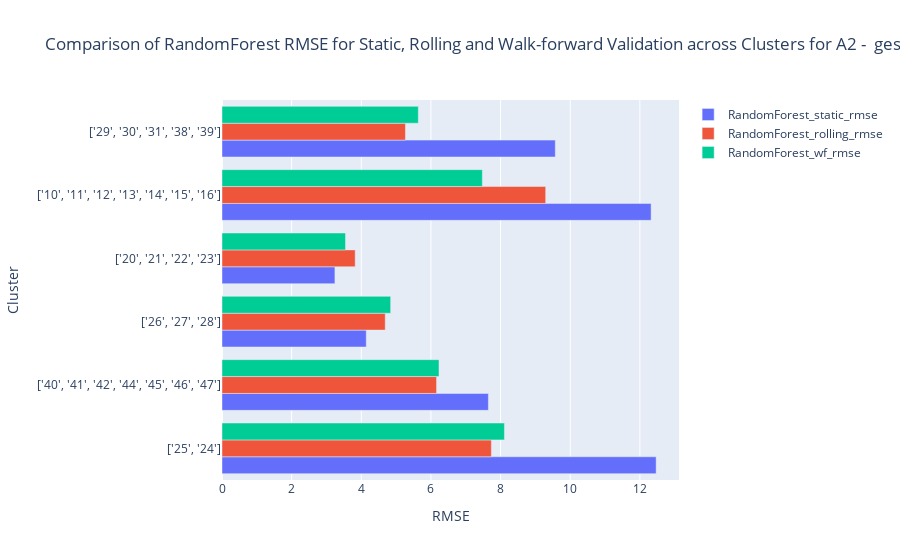
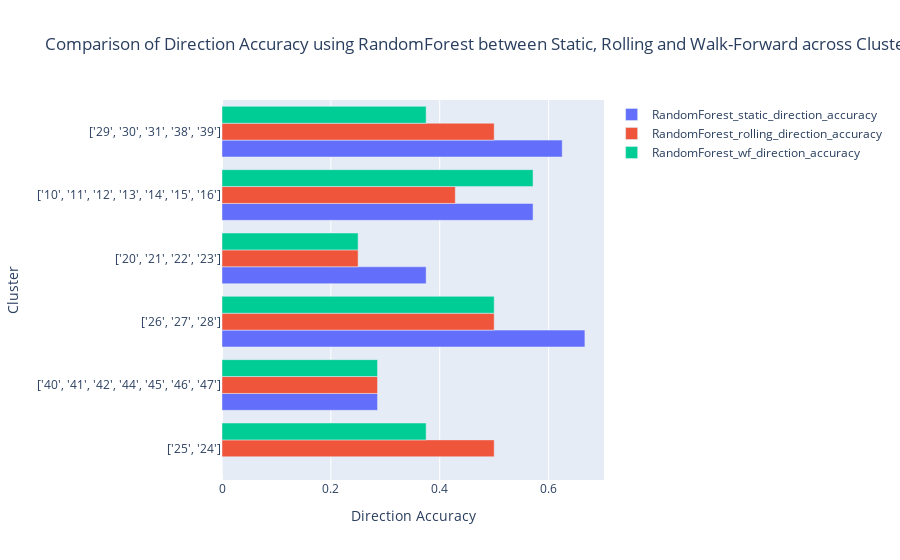
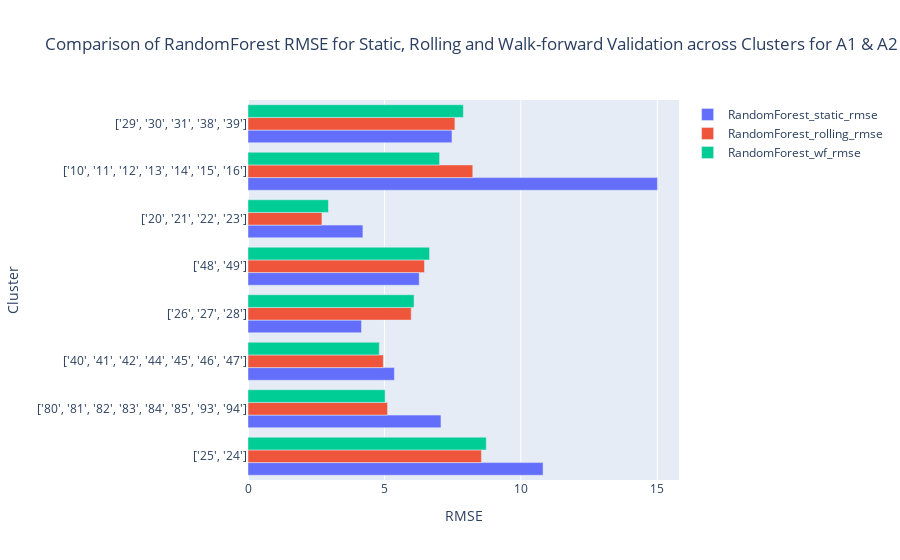
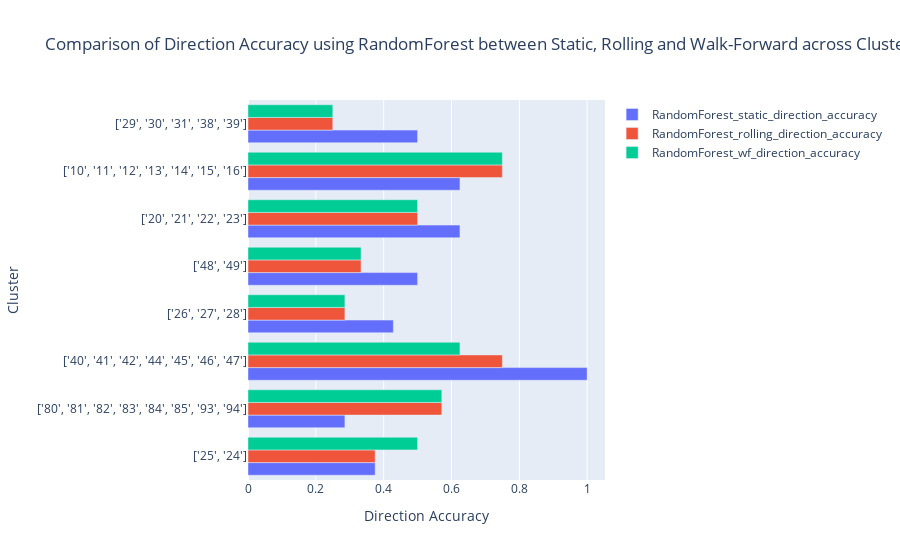

Notebook source saved alongside these figures, in order:
### Code cell
for category in df_metrics['Category'].unique():
    filtered = df_metrics[df_metrics['Category'] == category]
    getRMSEplot(filtered)
    getDirAccplot(filtered)

### Figure 1 — Plotly figure (JSON) as saved in the notebook; plotly's stock layout.template omitted (floating-point values rounded to 4 significant figures)
{"data": [{"name": "RandomForest_static_rmse", "orientation": "h", "type": "bar", "x": [12.47, 7.649, 4.142, 3.243, 12.32, 9.571], "y": ["['25', '24']", "['40', '41', '42', '44', '45', '46', '47']", "['26', '27', '28']", "['20', '21', '22', '23']", "['10', '11', '12', '13', '14', '15', '16']", "['29', '30', '31', '38', '39']"]}, {"name": "RandomForest_rolling_rmse", "orientation": "h", "type": "bar", "x": [7.735, 6.161, 4.688, 3.825, 9.295, 5.268], "y": ["['25', '24']", "['40', '41', '42', '44', '45', '46', '47']", "['26', '27', '28']", "['20', '21', '22', '23']", "['10', '11', '12', '13', '14', '15', '16']", "['29', '30', '31', '38', '39']"]}, {"name": "RandomForest_wf_rmse", "orientation": "h", "type": "bar", "x": [8.111, 6.231, 4.843, 3.546, 7.477, 5.637], "y": ["['25', '24']", "['40', '41', '42', '44', '45', '46', '47']", "['26', '27', '28']", "['20', '21', '22', '23']", "['10', '11', '12', '13', '14', '15', '16']", "['29', '30', '31', '38', '39']"]}], "layout": {"barmode": "group", "title": {"text": "Comparison of RandomForest RMSE for Static, Rolling and Walk-forward Validation across Clusters for A2 -  geschreddert"}, "xaxis": {"title": {"text": "RMSE"}}, "yaxis": {"title": {"text": "Cluster"}}}}

### Figure 2 — Plotly figure (JSON) as saved in the notebook; plotly's stock layout.template omitted (floating-point values rounded to 4 significant figures)
{"data": [{"name": "RandomForest_static_direction_accuracy", "orientation": "h", "type": "bar", "x": [0, 0.2857, 0.6667, 0.375, 0.5714, 0.625], "y": ["['25', '24']", "['40', '41', '42', '44', '45', '46', '47']", "['26', '27', '28']", "['20', '21', '22', '23']", "['10', '11', '12', '13', '14', '15', '16']", "['29', '30', '31', '38', '39']"]}, {"name": "RandomForest_rolling_direction_accuracy", "orientation": "h", "type": "bar", "x": [0.5, 0.2857, 0.5, 0.25, 0.4286, 0.5], "y": ["['25', '24']", "['40', '41', '42', '44', '45', '46', '47']", "['26', '27', '28']", "['20', '21', '22', '23']", "['10', '11', '12', '13', '14', '15', '16']", "['29', '30', '31', '38', '39']"]}, {"name": "RandomForest_wf_direction_accuracy", "orientation": "h", "type": "bar", "x": [0.375, 0.2857, 0.5, 0.25, 0.5714, 0.375], "y": ["['25', '24']", "['40', '41', '42', '44', '45', '46', '47']", "['26', '27', '28']", "['20', '21', '22', '23']", "['10', '11', '12', '13', '14', '15', '16']", "['29', '30', '31', '38', '39']"]}], "layout": {"barmode": "group", "title": {"text": "Comparison of Direction Accuracy using RandomForest between Static, Rolling and Walk-Forward across Clusters for A2 -  geschreddert"}, "xaxis": {"title": {"text": "Direction Accuracy"}}, "yaxis": {"title": {"text": "Cluster"}}}}

### Figure 3 — Plotly figure (JSON) as saved in the notebook; plotly's stock layout.template omitted (floating-point values rounded to 4 significant figures)
{"data": [{"name": "RandomForest_static_rmse", "orientation": "h", "type": "bar", "x": [10.81, 7.073, 5.364, 4.16, 6.274, 4.212, 15.01, 7.476], "y": ["['25', '24']", "['80', '81', '82', '83', '84', '85', '93', '94']", "['40', '41', '42', '44', '45', '46', '47']", "['26', '27', '28']", "['48', '49']", "['20', '21', '22', '23']", "['10', '11', '12', '13', '14', '15', '16']", "['29', '30', '31', '38', '39']"]}, {"name": "RandomForest_rolling_rmse", "orientation": "h", "type": "bar", "x": [8.555, 5.114, 4.96, 5.982, 6.468, 2.71, 8.238, 7.583], "y": ["['25', '24']", "['80', '81', '82', '83', '84', '85', '93', '94']", "['40', '41', '42', '44', '45', '46', '47']", "['26', '27', '28']", "['48', '49']", "['20', '21', '22', '23']", "['10', '11', '12', '13', '14', '15', '16']", "['29', '30', '31', '38', '39']"]}, {"name": "RandomForest_wf_rmse", "orientation": "h", "type": "bar", "x": [8.733, 5.025, 4.812, 6.085, 6.654, 2.948, 7.022, 7.893], "y": ["['25', '24']", "['80', '81', '82', '83', '84', '85', '93', '94']", "['40', '41', '42', '44', '45', '46', '47']", "['26', '27', '28']", "['48', '49']", "['20', '21', '22', '23']", "['10', '11', '12', '13', '14', '15', '16']", "['29', '30', '31', '38', '39']"]}], "layout": {"barmode": "group", "title": {"text": "Comparison of RandomForest RMSE for Static, Rolling and Walk-forward Validation across Clusters for A1 & A2 -  geschreddert"}, "xaxis": {"title": {"text": "RMSE"}}, "yaxis": {"title": {"text": "Cluster"}}}}

### Figure 4 — Plotly figure (JSON) as saved in the notebook; plotly's stock layout.template omitted (floating-point values rounded to 4 significant figures)
{"data": [{"name": "RandomForest_static_direction_accuracy", "orientation": "h", "type": "bar", "x": [0.375, 0.2857, 1, 0.4286, 0.5, 0.625, 0.625, 0.5], "y": ["['25', '24']", "['80', '81', '82', '83', '84', '85', '93', '94']", "['40', '41', '42', '44', '45', '46', '47']", "['26', '27', '28']", "['48', '49']", "['20', '21', '22', '23']", "['10', '11', '12', '13', '14', '15', '16']", "['29', '30', '31', '38', '39']"]}, {"name": "RandomForest_rolling_direction_accuracy", "orientation": "h", "type": "bar", "x": [0.375, 0.5714, 0.75, 0.2857, 0.3333, 0.5, 0.75, 0.25], "y": ["['25', '24']", "['80', '81', '82', '83', '84', '85', '93', '94']", "['40', '41', '42', '44', '45', '46', '47']", "['26', '27', '28']", "['48', '49']", "['20', '21', '22', '23']", "['10', '11', '12', '13', '14', '15', '16']", "['29', '30', '31', '38', '39']"]}, {"name": "RandomForest_wf_direction_accuracy", "orientation": "h", "type": "bar", "x": [0.5, 0.5714, 0.625, 0.2857, 0.3333, 0.5, 0.75, 0.25], "y": ["['25', '24']", "['80', '81', '82', '83', '84', '85', '93', '94']", "['40', '41', '42', '44', '45', '46', '47']", "['26', '27', '28']", "['48', '49']", "['20', '21', '22', '23']", "['10', '11', '12', '13', '14', '15', '16']", "['29', '30', '31', '38', '39']"]}], "layout": {"barmode": "group", "title": {"text": "Comparison of Direction Accuracy using RandomForest between Static, Rolling and Walk-Forward across Clusters for A1 & A2 -  geschreddert"}, "xaxis": {"title": {"text": "Direction Accuracy"}}, "yaxis": {"title": {"text": "Cluster"}}}}
